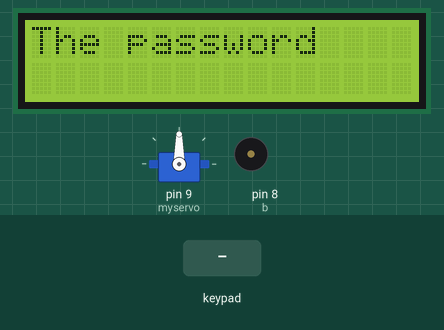
Bench run of a sketch on a simulated Arduino Uno, built with avr-gcc and run on an emulated ATmega328P. On the bench: 16×2 character LCD, servo, buzzer (waves = sounding). The inputs (shaded band) are chosen by the test bench. EEPROM starts erased.

Above: at 3.2 s.
3.3 s: key '1' pressed
At 4.2 s:
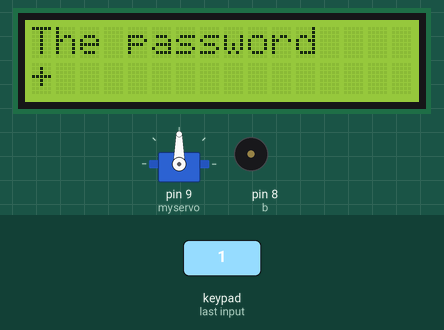
6.3 s: key '*' pressed
At 7.3 s:
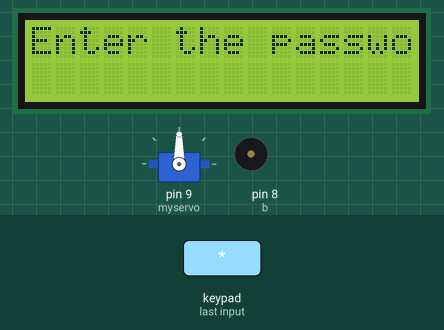
8.4 s: keypad keys 1 2 3 4 pressed 0.4 s apart
At 11.2 s:
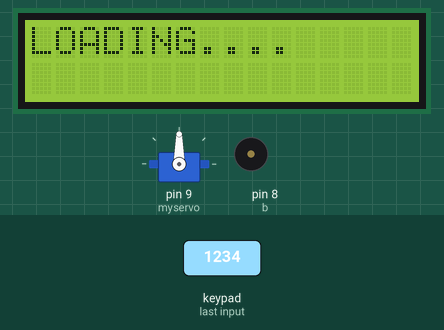
12.1 s: keypad keys 1 2 3 4 # pressed 0.4 s apart
At 19.5 s:
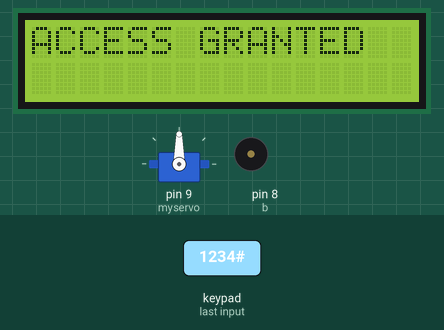
Timing chart, 0 to 20.4 s (numbered marks = the images above; inputs shaded):
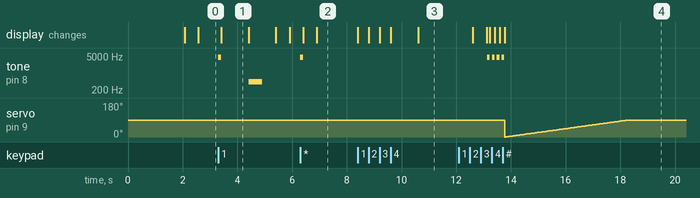

The sketch:

keypadassigment.ino
```cpp
#include <Keypad.h>//including the keypad library
#include <LiquidCrystal.h>//including the liquidCrystal library
#include <EEPROM.h>//including the EEPROM library
#include <Servo.h>//including the Servo library
//INCLUDING ALL THE LIBRARIES
LiquidCrystal lcd(12,11,7,6,5,4);

char keys[4][4]=
{{'1','2','3','A'},
 {'4','5','6','B'},
 {'7','8','9','C'},
 {'*','0','#','D'}};
 byte rowpins[4]={A0,A1,A2,A3};
 byte colpins[4]={A4,A5,2,3};
 Keypad keypad=Keypad(makeKeymap(keys),rowpins,colpins,4,4);
 Servo myservo;
char pwd[4],tpwd[4];
int wrg=0;int b=8;
//                        CHANGE FUNCTION
void change()
  {lcd.clear();
    delay(500);
    lcd.print("Enter the password");
    lcd.setCursor(0,1);
   for(int i=0;i<4;i++)
     {
      char s=keypad.waitForKey();
      if(s){
      EEPROM.write(i,s);}
      lcd.print("+");
     }
     delay(1000);
     lcd.clear();
     getpwd();
    }//end of change function
/*CHANGE FUNCTION is used to alter the password that has been stored in the eeprom*/
//                        GRTPWD FUNCTION
void getpwd()
         { lcd.print("LOADING....");
           for(int i=0;i<4;i++)
           {charexg(i);}
            delay(2000);
           lcd.clear();
         } //end of getpwd
/*getpwd FUNCTION has been defined to get the value of password that haas been stored in EEPROM*/
//                        CHAREXG FUNCTION
void charexg(int a)
      {int e=EEPROM.read(a);
      pwd[a]=(char)(e);
      }// end of charexg
void servomo(){
  for (int pos = 0; pos <= 90; pos += 1) { // goes from 0 degrees to 180 degrees
    // in steps of 1 degree
    myservo.write(pos);              // tell servo to go to position in variable 'pos'
    delay(50);                       // waits 15ms for the servo to reach the position
  }
  }//servomo is defined to turn the servo motor by 90
//                       SETUP FUNCTION
void setup()
    {Serial.begin(9600);
     lcd.begin(16,2);
     if(EEPROM.read(100)==0)
     /*this if has been used to check if EEPROM already has a stored password or not
      * if value at 100 is 0 that means there is no password stored
      * but if value at 100 is not 0 that means there is a passsword stored,so it skip to else
      */
      {lcd.print("    WELCOME   ");
      delay(500);
      change();
      EEPROM.write(100,1);
      }// end of if
     else
     {getpwd();
     }// end of else
    pinMode(b,OUTPUT);

    myservo.attach(9);}//end of setup
//                        LOOP FUNCTION
void loop()
{  lcd.clear();
   delay(500);
  if(wrg<3)
    {int i;
      lcd.print("The password");
      lcd.setCursor(0,1);
      for( i=0;i<4;i++)
        { char s=keypad.waitForKey();
        tone(b,4500);
        delay(100);
        noTone(b);
         if(s=='*')
         {change();
         break;}
         tpwd[i]=s;
         if(pwd[i]!=tpwd[i])//
            { lcd.print("+");
            delay(1000);
            lcd.clear();
            lcd.print("ACCESS DENIED");
             tone(b,427);
             delay(500);
             noTone(b);
             delay(500);
             wrg++;
             break;}
         else
         {lcd.print("+");
         }
           if(i==3)
         {lcd.clear();lcd.print("ACCESS GRANTED"); servomo();delay(5000);}
        }//end of for loop
     }//end of if
  else
            {lcd.clear();
            lcd.print("Try again in");
        for(int i=30;i>0;i--)
          {lcd.setCursor(0,1);
            lcd.print(i);
           delay(1000);
           }//end of for loop
      wrg=0;
      }// end of else
}
// end of loop function
```

Measured:
- after the input at 3.3 s, tone on pin 8 (b): silent → 4500 Hz at once, → silent 0.10 s later, → 427 Hz 1.0 s later, → silent 0.50 s later; the display: changes after 0.10 s (image 1)
- after the input at 6.3 s, tone on pin 8 (b): silent → 4500 Hz at once, → silent 0.10 s later; the display: first changes after 0.11 s (image 2 shows a later state)
- after the input at 8.4 s, the display: first changes at once (image 3 shows a later state)
- after the input at 12.1 s, tone on pin 8 (b): alternates 4500 Hz for 0.10 s and silent for 0.08 s, 8 changes in all, then stays silent, starting after 1.0 s; the display: first differs from a run without the input after 1.1 s (image 4 shows a later state)
- what the display in image 1 shows lasts 1.0 s, from 3.4 s to 4.4 s
